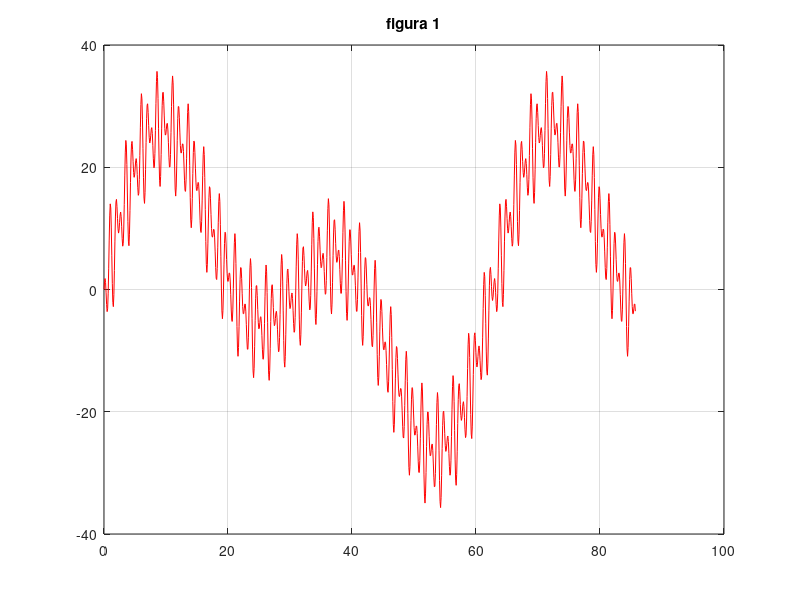
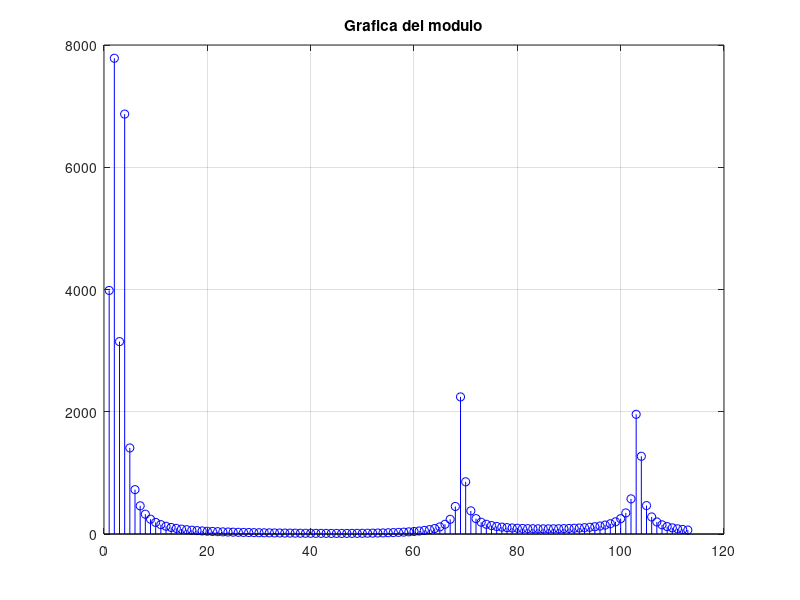
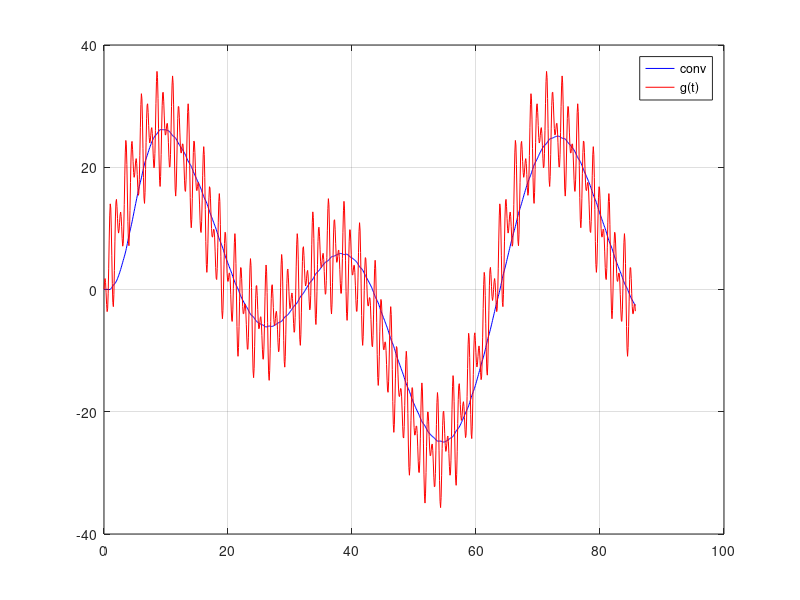
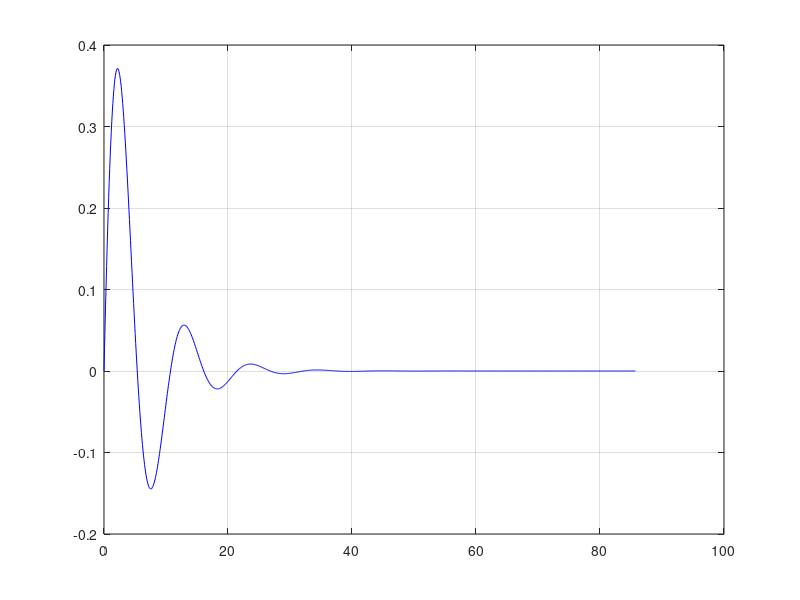

Recreate these plots in MATLAB, in order.
function treceNoviembre
  # función g con datos brindados
  gn = load("registro-13-nov.txt", "-ascii");
  # datos iniciales
  Dt=0.083776;
  t0=0;
  N=length(gn) # para saber cantidad de datos, son 1024
 # vector tn (abscisas)
  for k=1:N
    tn(k)=t0+(k-1)*Dt;
  endfor
%Ejercicio 1
  Norma_2_g=norm(gn,2) %El 2 porque es raiz cuadrada
    figure(1)
  plot(tn,gn,'r')
  title('Generación de la función discreta dato')
  grid on
  title('figura 1')
  %Ejercicio 2
  Tp = Dt*N;
  Dw= (2*pi)/Tp
  G_tdf=fft(gn,N);
  for k=1:N
      mod_G(k)=abs(G_tdf(k));
  endfor
  Norma_2_G = norm(mod_G)
  figure(2);
  stem(mod_G(1:N/9),'b');
  title('Grafica del modulo');
    grid on;
  %Ejercicio3
  kc=8;
  A1=1/3;
  a=0.3;
  w=kc*Dw;
  p=a*w;
 for i=1:N
    h(i)= A1 * exp(-p*tn(i)) * sin(w * tn(i))/w;
end
  yc=Dt*conv(h,gn);
  figure(3)
  plot(tn,yc(1:N),'b',tn,gn(1:N),'-r')
  grid on;
  legend('conv','g(t)')

  figure(4)
  plot(tn,h(1:N),'b')
    grid on;
endfunction
